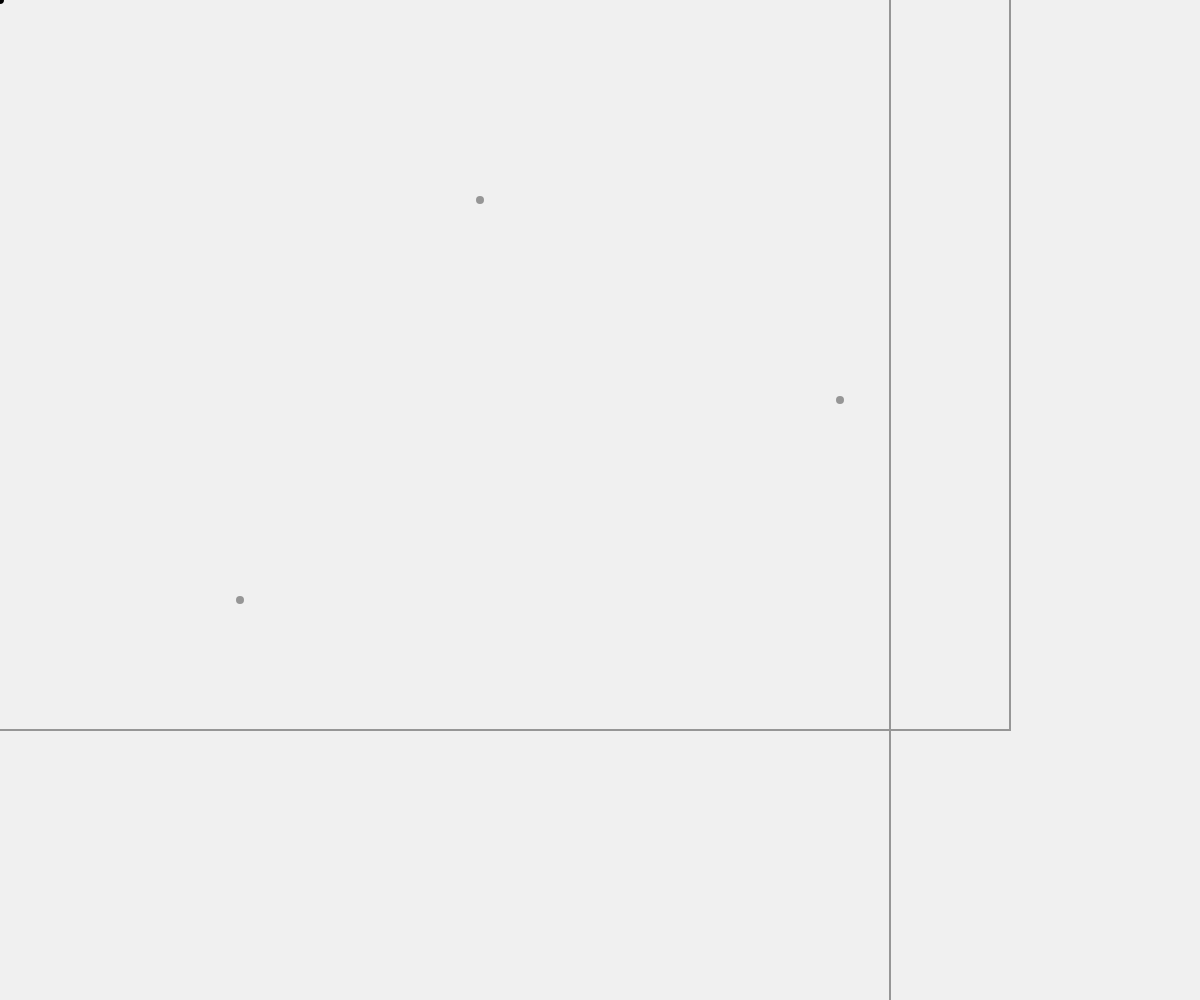
Frame 1 (no input)
Frame 60 (no input): identical to frame 1, image omitted
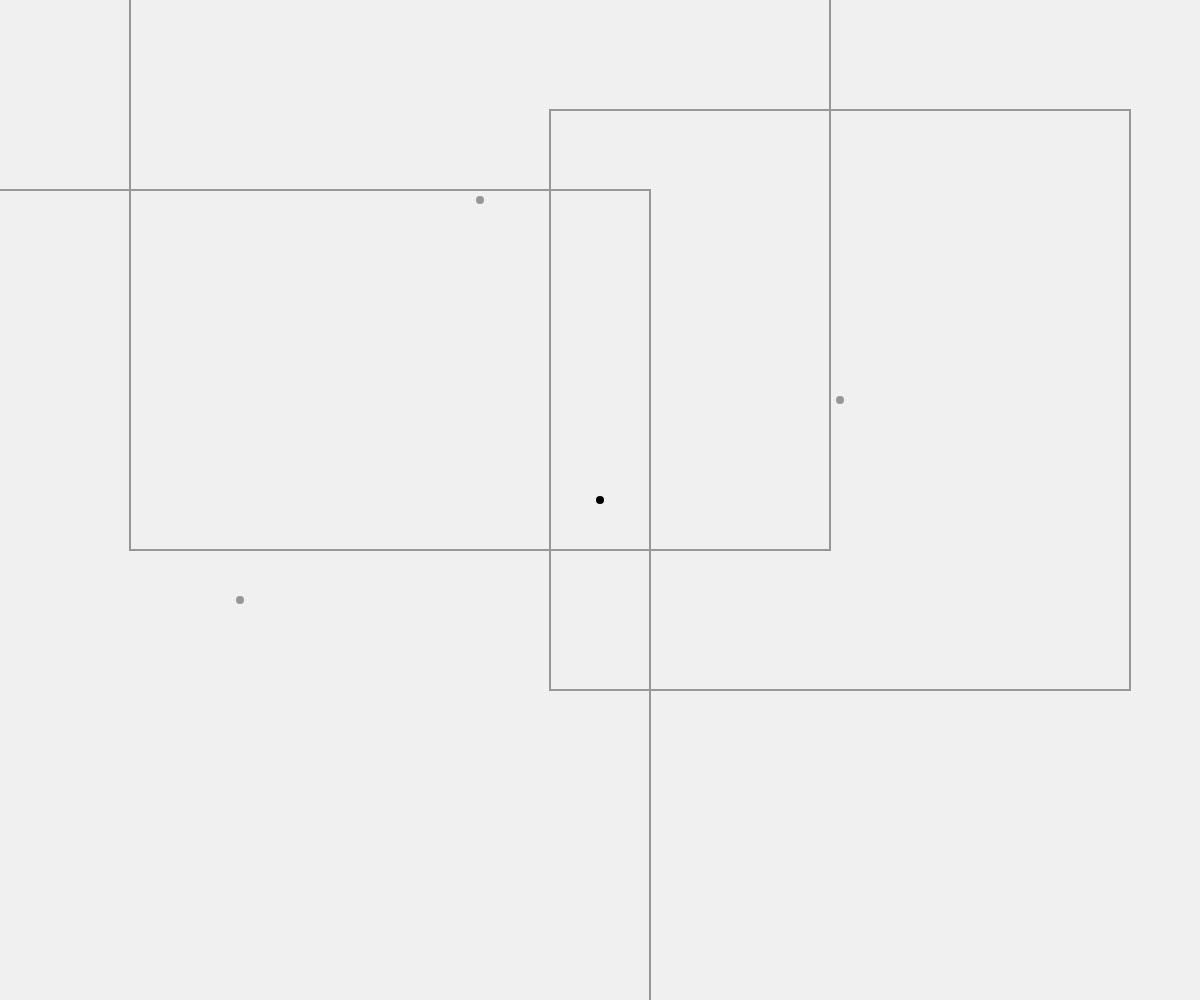
Frame 120 (the mouse pressed at the canvas centre since frame 60)

The p5.js sketch that drew these frames (run headless with seeded random() and noise() and a simulated clock; from frame 60 on, the mouse is pressed at the canvas centre):

// p5.js sketch
// ── sketch.js
let cubemapOrigins;

function pointSquareDistance(p, s) {
  return max(abs(p.x - s.x), abs(p.y - s.y));
}

function setup() {
  createCanvas(windowWidth, windowHeight);
  
  cubemapOrigins = [
    createVector(width * 0.2, height * 0.6),
    createVector(width * 0.4, height * 0.2),
    createVector(width * 0.7, height * 0.4),
  ];
  
  noFill();
}

function draw() {
  background(240);
  let r = 100;
  let mousePosition = createVector(mouseX, mouseY);
  
  stroke(150);
  for (let i = 0; i < cubemapOrigins.length; i++) {
    let p = cubemapOrigins[i];
    // let d = p5.Vector.dist(p, mousePosition);
    let d = pointSquareDistance(p, mousePosition);
    
    // fill(d < r ? 255 : 240);
    r = d + 50;
    strokeWeight(2);
    square(p.x - r, p.y - r, r * 2);
    
    strokeWeight(8);
    point(p);
  }
  
  strokeWeight(8);
  stroke(0);
  point(mousePosition);
}
